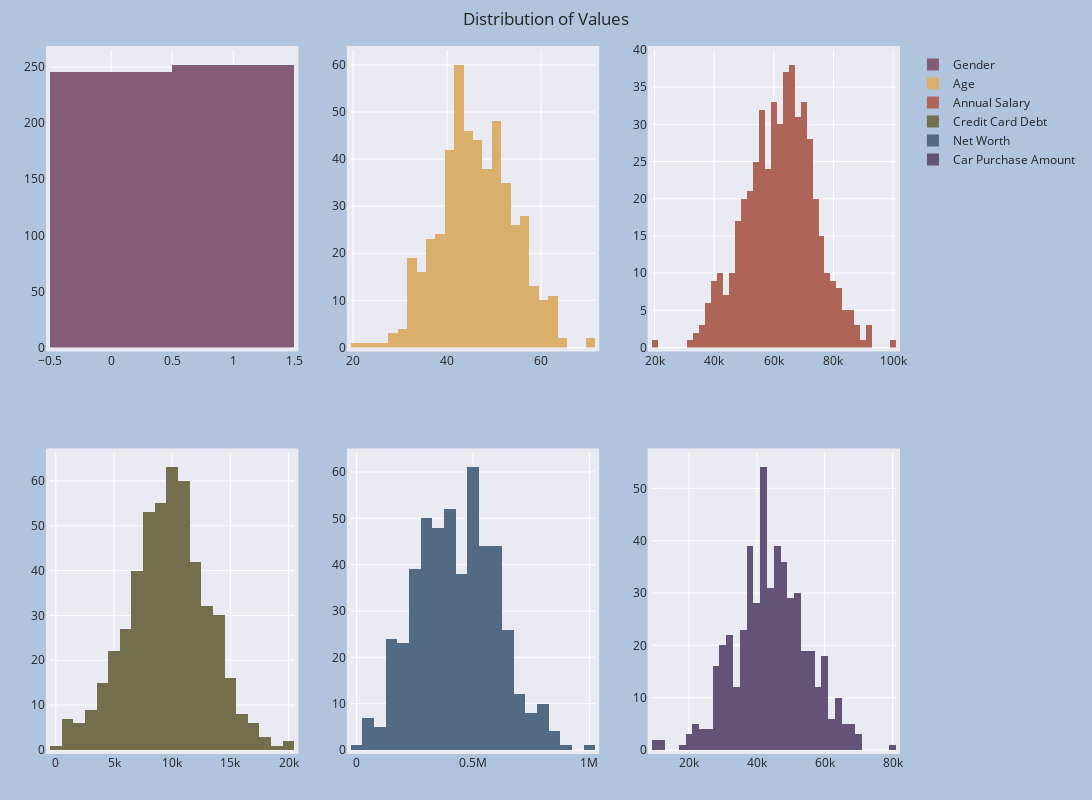

Notebook cell for this chart:
### Code cell
plot_rows = 2
plot_cols = 3
fig = make_subplots(rows=plot_rows, cols=plot_cols)

a = 0
for i in range(1, plot_rows + 1):
    for j in range(1, plot_cols + 1):

        fig.add_trace(go.Histogram(x=df[df.columns[a]].values,
                                   name=df.columns[a],
                                   marker_color=px.colors.qualitative.Antique[a]
                                   ),
                      row=i,
                      col=j)

        a = a+1

# Format and show fig
fig.update_layout(title='Distribution of Values',
 height=800,
 width=1200,
 margin=mdict,
 paper_bgcolor= bgcolor)
fig.show()

### Figure 1 — Plotly figure (JSON) as saved in the notebook; plotly's stock layout.template omitted (floating-point values rounded to 4 significant figures; data arrays with more than 128 entries replaced by an {"elided": "..."} marker saying what was removed)
{"data": [{"marker": {"color": "rgb(133, 92, 117)"}, "name": "Gender", "type": "histogram", "x": {"elided": "498 int values"}, "xaxis": "x", "yaxis": "y"}, {"marker": {"color": "rgb(217, 175, 107)"}, "name": "Age", "type": "histogram", "x": {"elided": "498 int values"}, "xaxis": "x2", "yaxis": "y2"}, {"marker": {"color": "rgb(175, 100, 88)"}, "name": "Annual Salary", "type": "histogram", "x": {"elided": "498 float values"}, "xaxis": "x3", "yaxis": "y3"}, {"marker": {"color": "rgb(115, 111, 76)"}, "name": "Credit Card Debt", "type": "histogram", "x": {"elided": "498 float values"}, "xaxis": "x4", "yaxis": "y4"}, {"marker": {"color": "rgb(82, 106, 131)"}, "name": "Net Worth", "type": "histogram", "x": {"elided": "498 float values"}, "xaxis": "x5", "yaxis": "y5"}, {"marker": {"color": "rgb(98, 83, 119)"}, "name": "Car Purchase Amount", "type": "histogram", "x": {"elided": "498 float values"}, "xaxis": "x6", "yaxis": "y6"}], "layout": {"height": 800, "margin": {"b": 50, "l": 50, "pad": 4, "r": 50, "t": 50}, "paper_bgcolor": "LightSteelBlue", "title": {"text": "Distribution of Values"}, "width": 1200, "xaxis": {"anchor": "y", "domain": [0, 0.2889]}, "xaxis2": {"anchor": "y2", "domain": [0.3556, 0.6444]}, "xaxis3": {"anchor": "y3", "domain": [0.7111, 1]}, "xaxis4": {"anchor": "y4", "domain": [0, 0.2889]}, "xaxis5": {"anchor": "y5", "domain": [0.3556, 0.6444]}, "xaxis6": {"anchor": "y6", "domain": [0.7111, 1]}, "yaxis": {"anchor": "x", "domain": [0.575, 1]}, "yaxis2": {"anchor": "x2", "domain": [0.575, 1]}, "yaxis3": {"anchor": "x3", "domain": [0.575, 1]}, "yaxis4": {"anchor": "x4", "domain": [0, 0.425]}, "yaxis5": {"anchor": "x5", "domain": [0, 0.425]}, "yaxis6": {"anchor": "x6", "domain": [0, 0.425]}}}
